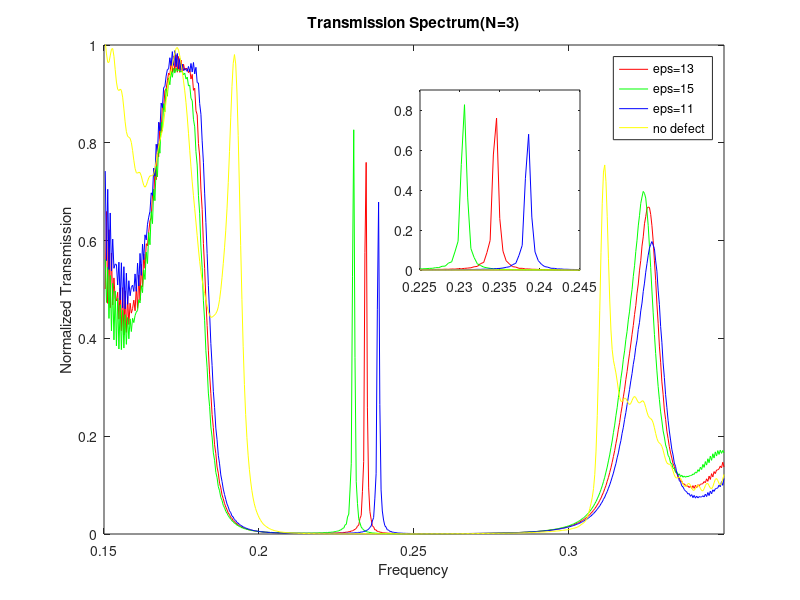
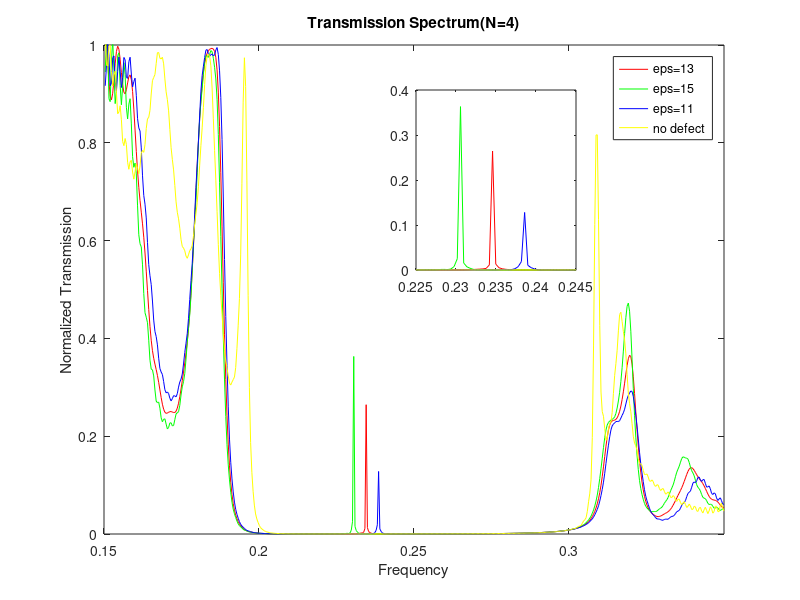

Reproduce these figures in MATLAB, in order. (Note: this script raises an error after producing the figures.)
%%
clear all;
close all;

%%
n0 = dlmread('flux0.dat',',',1,1); % N=0
n1 = dlmread('flux1.dat',',',1,1); % no set defect eps
n2 = dlmread('flux2.dat',',',1,1); % eps=15
n3 = dlmread('flux3.dat',',',1,1); % eps=11

p0 = n0(:,2);
p1 = n1(:,2);
p2 = n2(:,2);
p3 = n3(:,2);

f = n0(:,1);

norm1 = p1./p0;
%norm1 = smooth(norm1,30,'lowess');
norm2 = p2./p0;
norm3 = p3./p0;

n00 = dlmread('flux00.dat',',',1,1); % N = 3+3, d=1
p00 = n00(:,2);
norm00 = p00./p0;
%%

plot(f,norm1,'r',f,norm2,'g',f,norm3,'b',f,norm00,'y');
axis([0.15 0.35 0 1])
title('Transmission Spectrum(N=3)')
xlabel('Frequency')
ylabel('Normalized Transmission')
legend('eps=13','eps=15','eps=11','no defect');

axes('position', [0.525 0.55 0.2 0.3])

plot(f,norm1,'r',f,norm2,'g',f,norm3,'b',f,norm00,'y');
axis([0.225 0.245 0 0.9])
%title('Transmission Spectrum')
%xlabel('Frequency')
%ylabel('Normalized Transmission')

%%
n_4h_d1 = dlmread('flux_N4_d1.dat',',',1,1); % N = 4+4, d=1
p_4h_d1 = n_4h_d1(:,2);
norm_4h_d1 = p_4h_d1./p0;

% n0 is still n0
n11 = dlmread('flux_N4_eps13.dat',',',1,1); % no set defect eps
n22 = dlmread('flux_N4_eps15.dat',',',1,1); % eps=15
n33 = dlmread('flux_N4_eps11.dat',',',1,1); % eps=11

p11 = n11(:,2);
p22 = n22(:,2);
p33 = n33(:,2);

norm11 = p11./p0;
%norm1 = smooth(norm1,30,'lowess');
norm22 = p22./p0;
norm33 = p33./p0;
%%
figure
plot(f,norm11,'r',f,norm22,'g',f,norm33,'b',f,norm_4h_d1,'y');
axis([0.15 0.35 0 1])
title('Transmission Spectrum(N=4)')
xlabel('Frequency')
ylabel('Normalized Transmission')
legend('eps=13','eps=15','eps=11','no defect');

axes('position', [0.52 0.55 0.2 0.3])
plot(f,norm11,'r',f,norm22,'g',f,norm33,'b',f,norm_4h_d1,'y');
axis([0.225 0.245 0 0.4])
%title('Transmission Spectrum')
%xlabel('Frequency')
%ylabel('Normalized Transmission')

%%
nchi = dlmread('flux_chi_amp10_num2000.dat',',',1,1);
nchiRef = dlmread('flux_chi_amp10_num2000_nosrc.dat',',',1,1);
pchi = nchi(:,2);
pchiRef = nchiRef(:,2);
ff = nchi(:,1);

figure
plot(ff,pchiRef,'r',ff,pchi-0.1,'b')
axis([0.225 0.24 0 1])

title('Transmission Spectrum(with nonlinear material)')
xlabel('Frequency')
ylabel('Transmission')
legend('turn-off external field','turn-on external field');

